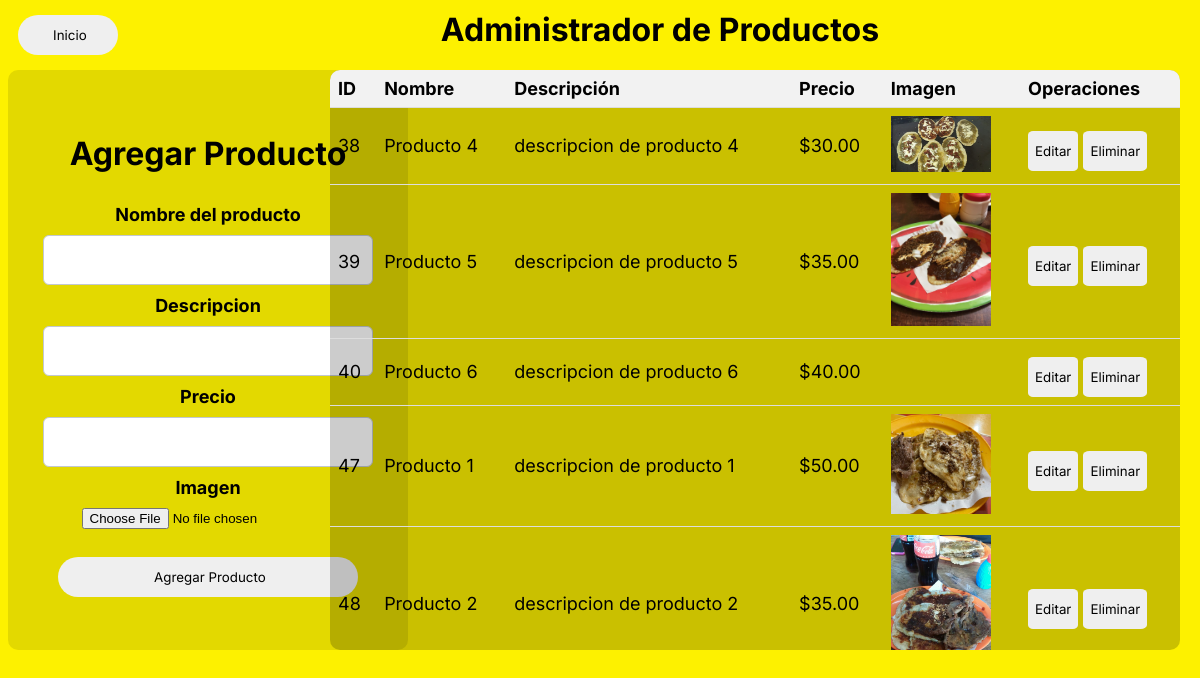
/Admin/adminProductos.php, run on the app's committed database.
### tables this page shows
CREATE TABLE `productos` (
  `id` int(11) NOT NULL,
  `nombre` varchar(255) NOT NULL,
  `descripcion` text DEFAULT NULL,
  `precio` decimal(10,2) NOT NULL,
  `imagen` varchar(255) DEFAULT NULL
);

### Admin/adminProductos.php (the view, shortened to what this page needs)
<!DOCTYPE html>
<link rel="stylesheet" href="https://cdn.jsdelivr.net/npm/bootstrap-icons@1.11.3/font/bootstrap-icons.min.css">
<link rel="stylesheet" href="https://cdnjs.cloudflare.com/ajax/libs/font-awesome/5.15.4/css/all.min.css">
<link href="styleAdmin.css" rel="stylesheet" type="text/css">
<head>
</head>
<body>
    <button type="button" name="" class="btnInicio" id="aggProducto" onClick="window.location.href='admin.php'">
                Inicio
            </button>
<h1>Administrador de Productos</h1>
<div class="container">
<h1 class="title">Agregar Producto</h1>
    <form method="post" action="aggProduct.php" name="location-form">
        <h2 class="textLocation">Nombre del producto</h2>
        <input type="text" name="nameProducto" id="inputText" required>
        <h2 class="textLocation">Descripcion</h2>
        <input type="text" name="descripcion" id="inputText" required>
        <h2 class="textLocation">Precio</h2>
        <input type="text" name="precio" id="inputText" required>
        <h2 class="textLocation">Imagen</h2>
        <input type="file" id="btn" name="urlImagen" accept="image/*"><br><br>
        <button type="submit" name="" class="btn" id="aggProducto">
            Agregar Producto
        </button>
        </form>
</div>
<div class="containerTabla">
<table>
    <thead>
        <tr>
            <th>ID</th>
            <th>Nombre</th>
            <th>Descripción</th>
            <th>Precio</th>
            <th>Imagen</th>
            <th>Operaciones</th>
        </tr>
    </thead>
    <tbody>
        <?php
require_once('../login_Signup/conexion.php');
        $query = $connection->prepare("SELECT * FROM productos");
        $query->execute();
        $productos = $query->fetchAll(PDO::FETCH_ASSOC);
        foreach ($productos as $producto) { ?>
            <tr>
                <td><?php echo $producto['id']?> </td>
                <td><?php echo $producto['nombre']?> </td>
                <td><?php echo $producto['descripcion']?></td>
                <td>$<?php echo $producto['precio']?> </td>
                <td><img src="../images/<?php echo $producto['imagen']?>" alt="<?php $producto['nombre'] ?>"></td>
                <td>
                    <a href="editarProducto.php?id=<?php echo $producto ['id']?>"><input class="btnActions" id="btnDecrementar" type="button" value="Editar"></a>
                    <a href="eliminarProducto.php?id=<?php echo $producto ['id']?>"><input class="btnActions" id="btnDecrementar" type="button" value="Eliminar"></a>
                </td>
            </tr>
        <?php
        }
        ?>
    </tbody>
</table>
</div>
</body>
</html>

### Admin/styleAdmin.css (style rules this page uses)
* { background-color: blueviolets; text-align: center; }
body { margin-top: 10px; justify-content: center; align-items: center; background: #fdf100; background-repeat: no-repeat; }
h1 { margin-top: 10px; font-family: "Inter", sans-serif; font-optical-sizing: auto; font-weight: weight; font-style: normal; font-variation-settings: "slnt" 0; color:black; }
h2 { margin: 10px; font-family: "Inter", sans-serif; font-optical-sizing: auto; font-weight: weight; font-style: normal; font-variation-settings: "slnt" 0; font-size: large; }
.container { margin-right: 20px; background:rgba(0,0,0,0.10); margin-top: 10px; width: 400px; height:580px; justify-content: center; align-items: center; border-radius: 10px; display: flex; flex-direction: column; position: relative; }
#inputText { width: 300px; height: 20px; border-radius: 6px; border: 1px solid #0000; border-color: #c2c8d0!important; padding:14px; }
#inputText[type=text] { color: black; font-size: 14px; border: 1px solid #ffd900; border-color: #c2c8d0!important; }
.btn { font-family: "Inter", sans-serif; margin-top: 10px; width: 300px; height: 40px; border-radius: 50px; border: 1px solid #00000000; }
a { font-family: "Inter", sans-serif; color: #282a35; font-size: 13px; font-style: normal; font-weight: 600; text-align: center; text-decoration: none; }

### Admin/adminProductos.php (style rules this page uses)
body { background: #fdf100; }
.containerTabla { border-radius: 10px; background:rgba(0,0,0,0.20); overflow-y: auto; margin-left:10px ; position: absolute; float:left; width: 850px; height: 580px; top: 70px; right:20px; }
table { width: 100%; border-collapse: collapse; font-family: "Inter", sans-serif; font-optical-sizing: auto; font-weight: weight; font-style: normal; font-variation-settings: "slnt" 0; font-size: large; text-align: center; }
thead { position: sticky; top: 0; }
th, td { padding: 8px; border-bottom: 1px solid #ddd; text-align: left; }
th { background-color: #f2f2f2; }
img { max-width: 100px; }
.btnActions { font-family: "Inter", sans-serif; margin-top: 10px; width: auto; height: 40px; border-radius: 10%; border: 1px solid #00000000; }
.btnInicio { margin: 10px; margin-top:5px; float:left; position: relative; font-family: "Inter", sans-serif; width: 100px; height: 40px; border-radius: 50px; border: 1px solid #00000000; }

### data on the page
productos: id "38", nombre "Producto 4", descripcion "descripcion de producto 4", precio "30.00", imagen (picture)
productos: id "39", nombre "Producto 5", descripcion "descripcion de producto 5", precio "35.00", imagen (picture)
productos: id "40", nombre "Producto 6", descripcion "descripcion de producto 6", precio "40.00"
productos: id "47", nombre "Producto 1", descripcion "descripcion de producto 1", precio "50.00", imagen (picture)
productos: id "48", nombre "Producto 2", descripcion "descripcion de producto 2", precio "35.00", imagen (picture)
